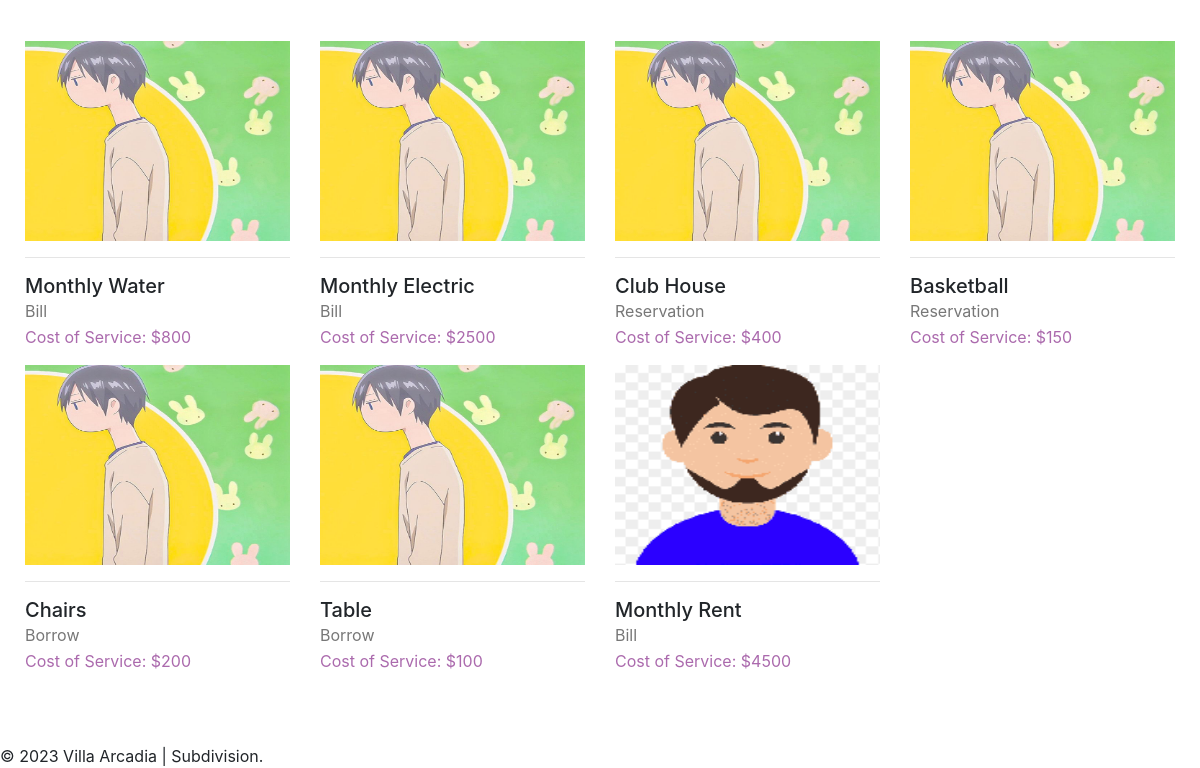
Page /portal/services.php (lower part) on the earlier database version.
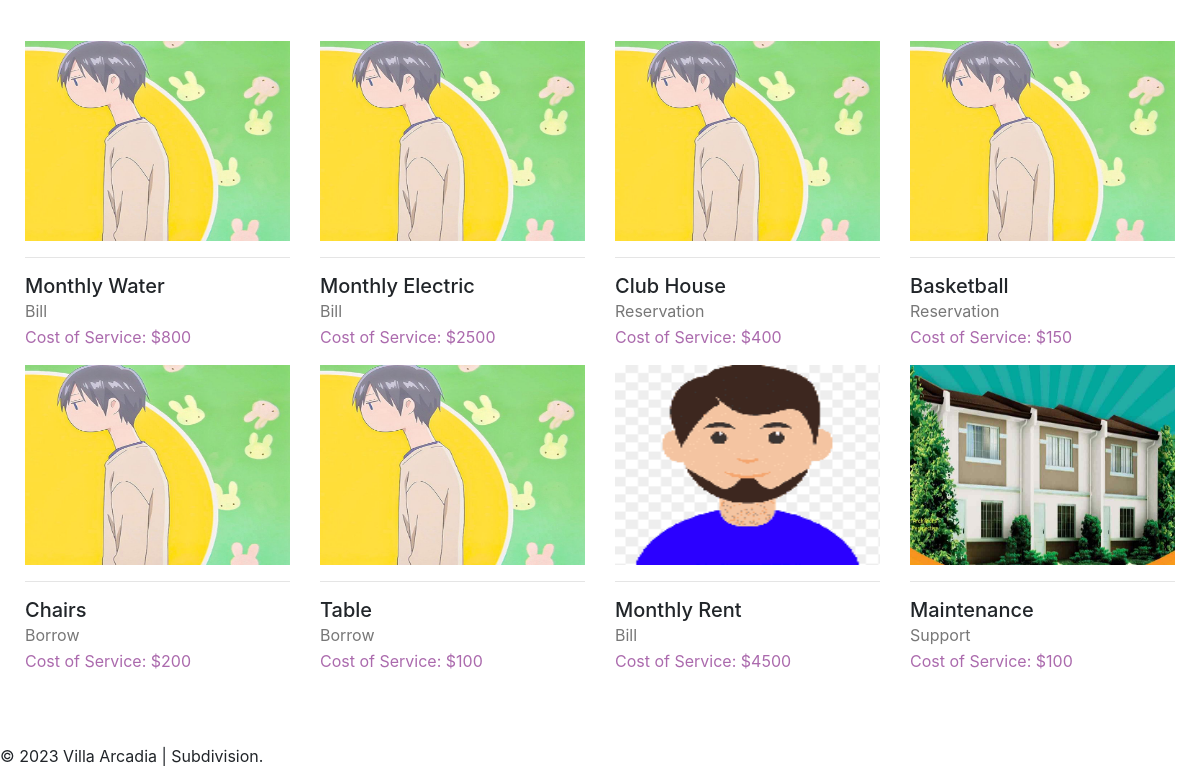
Same page on the later database version.
### tables this page shows
CREATE TABLE `tblservices` (
  `ID` int(10) NOT NULL,
  `ServiceName` varchar(200) DEFAULT NULL,
  `ServiceDescription` mediumtext DEFAULT NULL,
  `Cost` int(10) DEFAULT NULL,
  `Image` varchar(200) DEFAULT NULL,
  `CreationDate` timestamp NULL DEFAULT current_timestamp()
);

### portal/services.php (the view, shortened to what this page needs)
<?php
include('includes/dbconnection.php');
  ?>
<!doctype html>
<html lang="en">
  <head>
    <link rel="stylesheet" href="assets/css/style-starter.css">
  </head>
  <body id="home">
<section class="w3l-recent-work-hobbies" >
    <div class="recent-work ">
        <div class="container">
            <div class="row about-about">
                <?php
$ret=mysqli_query($con,"select * from  tblservices");
while ($row=mysqli_fetch_array($ret)) {
?>
                <div class="col-lg-4 col-md-6 col-sm-6 propClone">
                 <img src="admin/images/<?php echo $row['Image']?>" alt="product" height="200" width="400" class="img-responsive about-me">
                    <div class="about-grids ">
                        <hr>
                        <h5 class="para"><?php  echo $row['ServiceName'];?></h5>
                        <p class="para "><?php  echo $row['ServiceDescription'];?> </p>
                        <p class="para " style="color: #ab6aad;"> Cost of Service: $<?php  echo $row['Cost'];?> </p>
                    </div>
                </div>
                <br><?php
}?>
            </div>
        </div>
    </div>
</section>
<?php include_once('includes/footer.php');?>
</body>
</html>

Differences in the rows shown:
added tblservices: Image (picture), ServiceName "Maintenance", ServiceDescription "Support", Cost "100"
